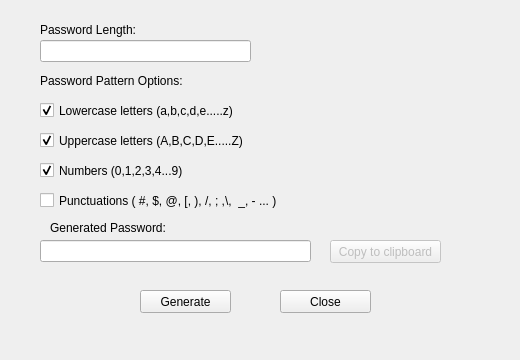
<?xml version="1.0" encoding="UTF-8"?>
<ui version="4.0">
 <class>PwnGenDlg</class>
 <widget class="QDialog" name="PwnGenDlg">
  <property name="geometry">
   <rect>
    <x>0</x>
    <y>0</y>
    <width>520</width>
    <height>360</height>
   </rect>
  </property>
  <property name="windowTitle">
   <string>Dialog</string>
  </property>
  <property name="windowIcon">
   <iconset resource="res.qrc">
    <normaloff>:/icons/icons/app16.png</normaloff>:/icons/icons/app16.png</iconset>
  </property>
  <widget class="QLabel" name="lb1">
   <property name="geometry">
    <rect>
     <x>40</x>
     <y>20</y>
     <width>111</width>
     <height>20</height>
    </rect>
   </property>
   <property name="text">
    <string>Password Length:</string>
   </property>
  </widget>
  <widget class="QLineEdit" name="leng">
   <property name="geometry">
    <rect>
     <x>40</x>
     <y>40</y>
     <width>211</width>
     <height>22</height>
    </rect>
   </property>
  </widget>
  <widget class="QLabel" name="lb2">
   <property name="geometry">
    <rect>
     <x>40</x>
     <y>70</y>
     <width>151</width>
     <height>21</height>
    </rect>
   </property>
   <property name="text">
    <string>Password Pattern Options:</string>
   </property>
  </widget>
  <widget class="QCheckBox" name="low">
   <property name="enabled">
    <bool>true</bool>
   </property>
   <property name="geometry">
    <rect>
     <x>40</x>
     <y>100</y>
     <width>201</width>
     <height>21</height>
    </rect>
   </property>
   <property name="text">
    <string>Lowercase letters (a,b,c,d,e.....z)</string>
   </property>
   <property name="checked">
    <bool>true</bool>
   </property>
  </widget>
  <widget class="QCheckBox" name="up">
   <property name="geometry">
    <rect>
     <x>40</x>
     <y>130</y>
     <width>211</width>
     <height>21</height>
    </rect>
   </property>
   <property name="text">
    <string>Uppercase letters (A,B,C,D,E.....Z)</string>
   </property>
   <property name="checked">
    <bool>true</bool>
   </property>
  </widget>
  <widget class="QCheckBox" name="num">
   <property name="geometry">
    <rect>
     <x>40</x>
     <y>160</y>
     <width>151</width>
     <height>21</height>
    </rect>
   </property>
   <property name="text">
    <string>Numbers (0,1,2,3,4...9)</string>
   </property>
   <property name="checked">
    <bool>true</bool>
   </property>
  </widget>
  <widget class="QCheckBox" name="punc">
   <property name="geometry">
    <rect>
     <x>40</x>
     <y>190</y>
     <width>241</width>
     <height>21</height>
    </rect>
   </property>
   <property name="text">
    <string>Punctuations ( #, $, @, [, ), /, ; ,\,  _, - ... )</string>
   </property>
  </widget>
  <widget class="QLabel" name="lb3">
   <property name="geometry">
    <rect>
     <x>50</x>
     <y>220</y>
     <width>121</width>
     <height>16</height>
    </rect>
   </property>
   <property name="text">
    <string>Generated Password:</string>
   </property>
  </widget>
  <widget class="QLineEdit" name="pwd">
   <property name="geometry">
    <rect>
     <x>40</x>
     <y>240</y>
     <width>271</width>
     <height>22</height>
    </rect>
   </property>
  </widget>
  <widget class="QPushButton" name="cpBtn">
   <property name="enabled">
    <bool>false</bool>
   </property>
   <property name="geometry">
    <rect>
     <x>330</x>
     <y>240</y>
     <width>111</width>
     <height>23</height>
    </rect>
   </property>
   <property name="text">
    <string>Copy to clipboard</string>
   </property>
  </widget>
  <widget class="QPushButton" name="genBtn">
   <property name="geometry">
    <rect>
     <x>140</x>
     <y>290</y>
     <width>91</width>
     <height>23</height>
    </rect>
   </property>
   <property name="text">
    <string>Generate</string>
   </property>
  </widget>
  <widget class="QPushButton" name="cloBtn">
   <property name="geometry">
    <rect>
     <x>280</x>
     <y>290</y>
     <width>91</width>
     <height>23</height>
    </rect>
   </property>
   <property name="text">
    <string>Close</string>
   </property>
  </widget>
 </widget>
 <resources>
  <include location="res.qrc"/>
 </resources>
 <connections>
  <connection>
   <sender>cloBtn</sender>
   <signal>clicked()</signal>
   <receiver>PwnGenDlg</receiver>
   <slot>reject()</slot>
   <hints>
    <hint type="sourcelabel">
     <x>336</x>
     <y>303</y>
    </hint>
    <hint type="destinationlabel">
     <x>437</x>
     <y>300</y>
    </hint>
   </hints>
  </connection>
 </connections>
</ui>
